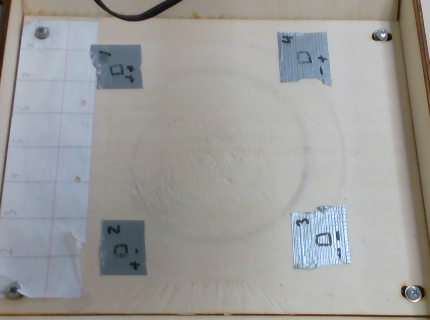
#> input picture images/background.png, 430 x 320 px, given in place of background.jpeg, which was not available
$ python Img_generator.py
#> lines starting #> are read from the running program, lines starting #| are printed output that depends on the picture; pictures that were not available may be replaced by others from this repository, and a replacement may not be noted
from random import randint
import cv2
import numpy as np
from time import time


def distance(a, b):
    return (((a[0] - b[0]) ** 2) + ((a[1] - b[1]) ** 2)) ** 0.5


EPSILON = 10
Divide_Factor = 1  # 8
Caution_Factor = 17


class Img_generator_grab_only:

    # [46 lines left out: functions __init__, go_to_location, reset, not called in this run]

    def get_img(self):
        return self.image

    def action_bounds(self):
        return (self.min_[0], self.max_[0]), (self.min_[1], self.max_[1])

    def observation_bounds(self):
        return (0, self.background.shape[0]), (0, self.background.shape[1])

    # [30 lines left out: function generate_random, not called in this run]

    def is_in_green(self, location):
        x, y = location
        return self.green_area[0] < y < self.green_area[1] and self.green_area[2] < x < self.green_area[3]

    # [33 lines left out: function generate_img, not called in this run]


class Img_generator:

    def __init__(self, green_area=None, num=3):
#> called with num = 3
        self.original_num = num
        self.background = cv2.imread('background.jpeg')
#> self.background is the input picture: shape (320, 430, 3); mean B, G, R 154.8, 156.6, 156.5
        self.cubes = [cv2.imread('final_cube1.jpeg'), cv2.imread('final_cube2.png'), cv2.imread('final_cube3.png')]
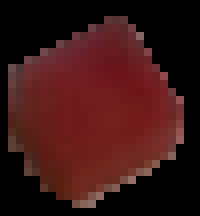
#> input picture images/final_cube1.png, 25 x 27 px, given in place of final_cube1.jpeg, which was not available (shown 8 times larger)
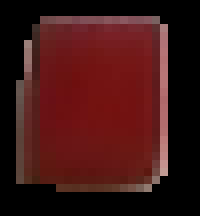
#> input picture images/final_cube2.png, 25 x 27 px, found by its file name (shown 8 times larger)
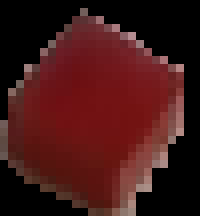
#> input picture images/final_cube3.png, 25 x 27 px, found by its file name (shown 8 times larger)

        # the area where we want the cubes to be
        # format: [x_min, x_max, y_min, y_max]
        if green_area is None:
            self.green_area = [0, 320, 0, 215]
        else:
            self.green_area = green_area
        self.in_green_counter = 0

        # do we have a cube in the gripper?
        self.in_hand = False

        # the bounds of the board
        self.min_ = (40, 40)
        self.max_ = (280, 390)
        self.GRAB, self.DROP = range(2)

        # generate the cubes locations and image
        self.locations = self.generate_random(num)
        self.image = self.generate_img()

    # returns img, if the grab was successful/drop is in green area and if all cubes are in the green area
    def go_to_location(self, location) -> (np.ndarray, (int, bool), bool):
        # if putting down a cube
        if self.in_hand:
            self.locations.append(location)
            self.in_hand = False
            in_green = self.is_in_green(location)
            if in_green:
                self.in_green_counter += 1

            self.image = self.generate_img()
            return self.image, (self.DROP, in_green), (self.in_green_counter == self.original_num)

        # if trying to grab a cube
        for loc in self.locations:
            if distance(loc, location) < EPSILON:
                # remove cube
                self.locations.remove(loc)
                self.image = self.generate_img()
                self.in_hand = True
                if self.is_in_green(loc):
                    self.in_green_counter -= 1
                    return self.image, (self.GRAB, -1), False

                return self.image, (self.GRAB, True), False

        cv2.imwrite("current.png", self.image)

        # if grab was unsuccessful
        return self.image, (self.GRAB, False), False

    # num: number of cubes to be generated *optional*
    # [8 lines left out: function reset, not called in this run]

    def get_img(self):
        return self.image

    def action_bounds(self):
        return (self.min_[0], self.max_[0]), (self.min_[1],self.max_[1])

    def observation_bounds(self):
        return (0, self.background.shape[0]), (0, self.background.shape[1])

    def generate_random(self, num):
#> called with num = 3
        min_, max_ = self.min_, self.max_
        min_distance = 50
        locs = []
        # check if area is only the right side of the board
        is_area_right_size = self.green_area[0] == 0 and self.green_area[2] == 0

        while num > 0:
            # generate random location for right side area
            if is_area_right_size:
                new_loc = (randint(self.green_area[3] + Caution_Factor, max_[1] - Caution_Factor), randint(min_[0] + Caution_Factor, max_[0] - Caution_Factor))
            # generate random location for any other area (slower)
            else:
                new_loc = (randint(min_[1], max_[1]), randint(min_[0], max_[0]))

                # we don't want the starting position to be in the green area
                if self.is_in_green(new_loc):
                    continue

            # check if the new location is too close to the previous ones
            fine = True
            for l in locs:
                if distance(new_loc, l) < min_distance:
                    fine = False

            if fine:
                locs.append(new_loc)
                num -= 1

        return locs

    def is_in_green(self, location):
        x, y = location
        return self.green_area[0] < y < self.green_area[1] and self.green_area[2] < x < self.green_area[3]

    def generate_img(self):
        background = self.background
        cubes = self.cubes
#> cubes = 3 items
        locations = self.locations
        final = background

        new_cube = np.zeros(background.shape)
        for loc in locations:
            cube = cubes[randint(0, len(cubes) - 1)]
            x_middle, y_middle = loc

            x_offset = int(x_middle - (cube.shape[0] / 2))
            y_offset = int(y_middle - (cube.shape[1] / 2))

            new_cube[y_offset:y_offset + cube.shape[0], x_offset:x_offset + cube.shape[1]] = cube
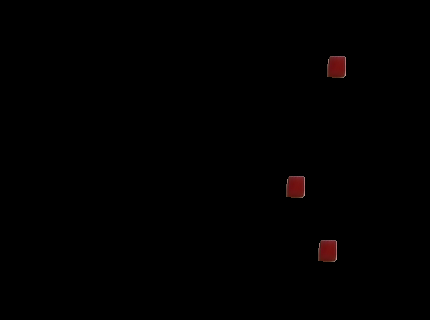
#> new_cube: shape (320, 430, 3) float64; mean B, G, R 0.3, 0.3, 1

        # create overlay img
        final = np.zeros(background.shape)
        w, h, c = background.shape
#> w = 320; h = 430; c = 3
        for iw in range(w):
            for ih in range(h):
                if not new_cube[iw][ih].any():
                    final[iw][ih] = background[iw][ih]
                else:
                    final[iw][ih] = new_cube[iw][ih]

        cv2.rectangle(final, (self.green_area[0], self.green_area[2]), (self.green_area[3], self.green_area[1]),
                      (0, 255, 0), 2)
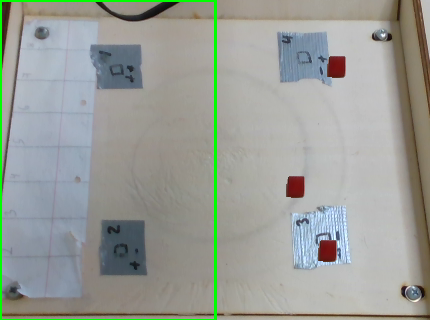
#> final: shape (320, 430, 3) float64; mean B, G, R 151.2, 157.1, 153.6
        cv2.imwrite('new_overlay.png', final)

        w, h, _ = self.background.shape
        final = cv2.resize(final, (int(h / Divide_Factor), int(w / Divide_Factor)))
        return final


if __name__ == '__main__':
    i = Img_generator([0, 320, 0, 215], num=3)
    cv2.imwrite('temp1.png', i.get_img())
    res = i.go_to_location((i.locations[1][0] + 4, i.locations[1][1]))
#> the loop in go_to_location, `for loc in self.locations:` made 2 passes
#> pass 2, in generate_img (call 2), `cv2.imwrite('new_overlay.png', final)`:
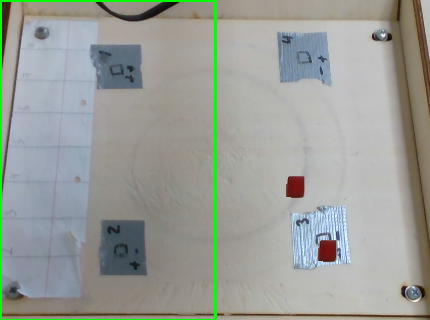
#> saved as new_overlay.png: shape (320, 430, 3); mean B, G, R 151.7, 157.6, 153.8
    res = i.go_to_location((50, 50))
#> in generate_img (call 3), `cv2.rectangle(final, (self.green_area[0], self.green_area[2]), (self.g..`:
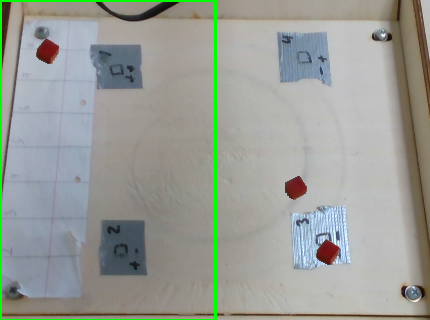
#> final: shape (320, 430, 3) float64; mean B, G, R 151.2, 157.2, 153.6

    cv2.imwrite('temp2.png', res[0])
